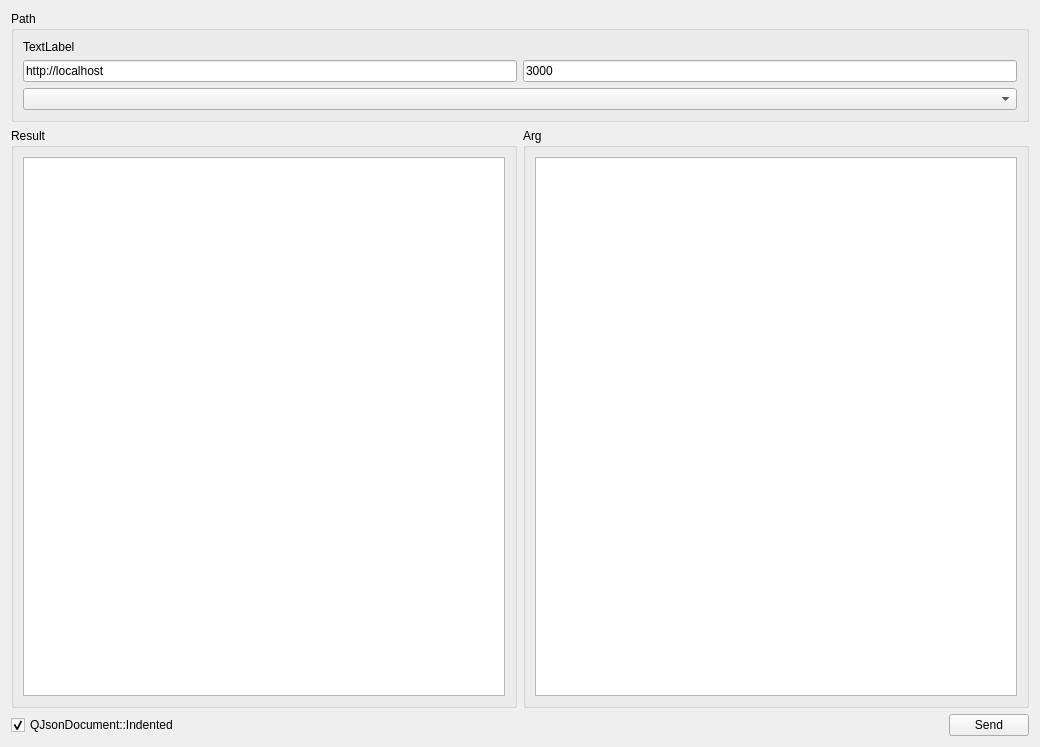
<?xml version="1.0" encoding="UTF-8"?>
<ui version="4.0">
 <class>TabServerTest</class>
 <widget class="QWidget" name="TabServerTest">
  <property name="geometry">
   <rect>
    <x>0</x>
    <y>0</y>
    <width>1040</width>
    <height>747</height>
   </rect>
  </property>
  <property name="windowTitle">
   <string>Form</string>
  </property>
  <layout class="QVBoxLayout" name="verticalLayout">
   <item>
    <widget class="QGroupBox" name="groupBox_4">
     <property name="title">
      <string>Path</string>
     </property>
     <layout class="QVBoxLayout" name="verticalLayout_5">
      <item>
       <widget class="QLabel" name="label_url">
        <property name="text">
         <string>TextLabel</string>
        </property>
       </widget>
      </item>
      <item>
       <layout class="QHBoxLayout" name="horizontalLayout_3">
        <item>
         <widget class="QLineEdit" name="lineEdit_address">
          <property name="text">
           <string>http://localhost</string>
          </property>
         </widget>
        </item>
        <item>
         <widget class="QLineEdit" name="lineEdit_port">
          <property name="text">
           <string>3000</string>
          </property>
         </widget>
        </item>
       </layout>
      </item>
      <item>
       <widget class="QComboBox" name="comboBox"/>
      </item>
     </layout>
    </widget>
   </item>
   <item>
    <layout class="QHBoxLayout" name="horizontalLayout_2">
     <item>
      <widget class="QGroupBox" name="groupBox">
       <property name="title">
        <string>Result</string>
       </property>
       <layout class="QVBoxLayout" name="verticalLayout_2">
        <item>
         <widget class="QTextEdit" name="textEdit_ret">
          <property name="acceptRichText">
           <bool>false</bool>
          </property>
         </widget>
        </item>
       </layout>
      </widget>
     </item>
     <item>
      <widget class="QGroupBox" name="groupBox_2">
       <property name="title">
        <string>Arg</string>
       </property>
       <layout class="QVBoxLayout" name="verticalLayout_3">
        <item>
         <widget class="QTextEdit" name="textEdit_arg">
          <property name="acceptRichText">
           <bool>false</bool>
          </property>
         </widget>
        </item>
       </layout>
      </widget>
     </item>
    </layout>
   </item>
   <item>
    <layout class="QHBoxLayout" name="horizontalLayout">
     <item>
      <widget class="QCheckBox" name="checkBox">
       <property name="text">
        <string>QJsonDocument::Indented</string>
       </property>
       <property name="checked">
        <bool>true</bool>
       </property>
      </widget>
     </item>
     <item>
      <spacer name="horizontalSpacer">
       <property name="orientation">
        <enum>Qt::Horizontal</enum>
       </property>
       <property name="sizeHint" stdset="0">
        <size>
         <width>40</width>
         <height>20</height>
        </size>
       </property>
      </spacer>
     </item>
     <item>
      <widget class="QPushButton" name="pushButton_send">
       <property name="text">
        <string>Send</string>
       </property>
      </widget>
     </item>
    </layout>
   </item>
  </layout>
 </widget>
 <resources/>
 <connections/>
</ui>
